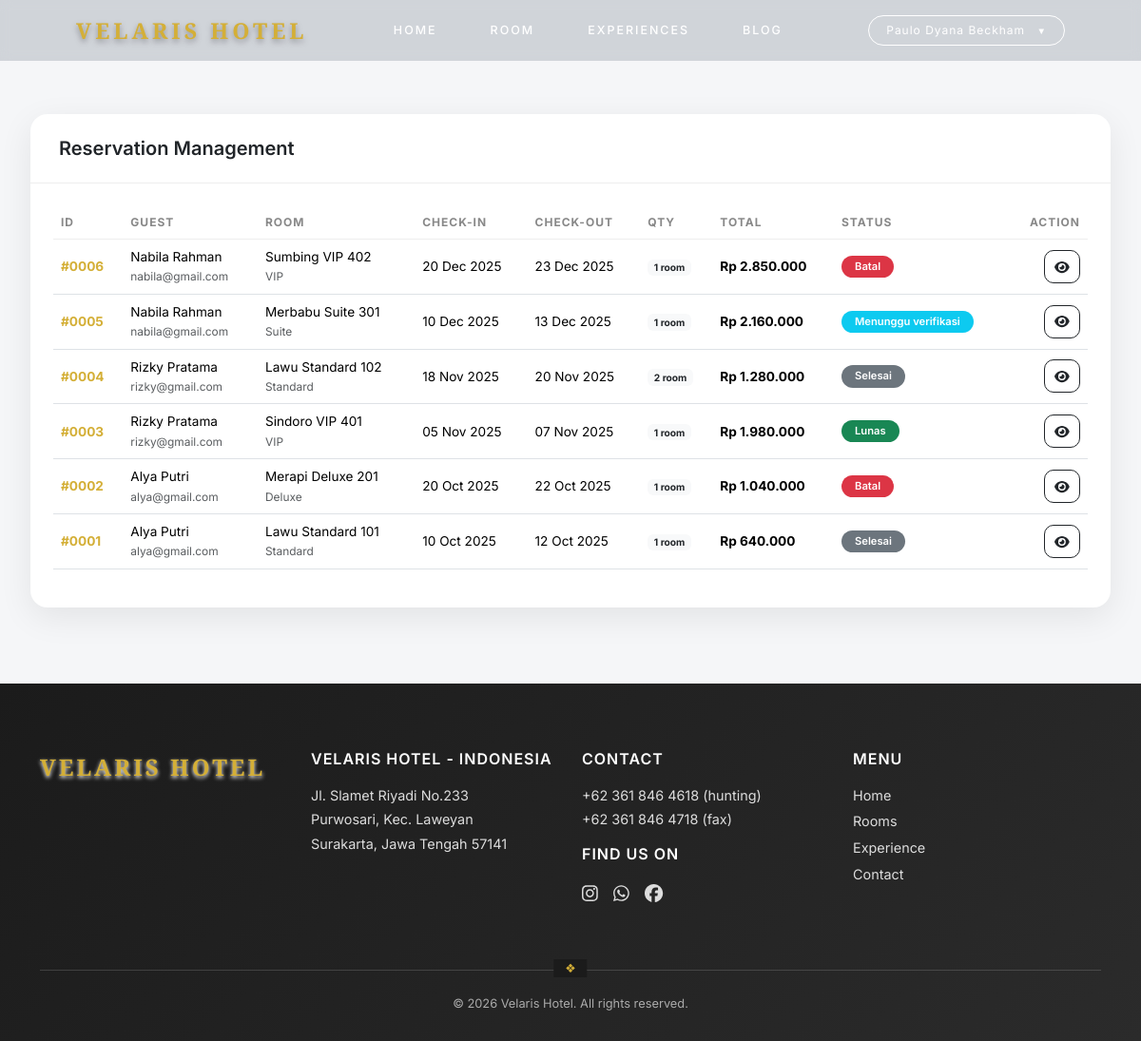
Page /admin/reservasi/index.php (signed in) on the earlier database version.
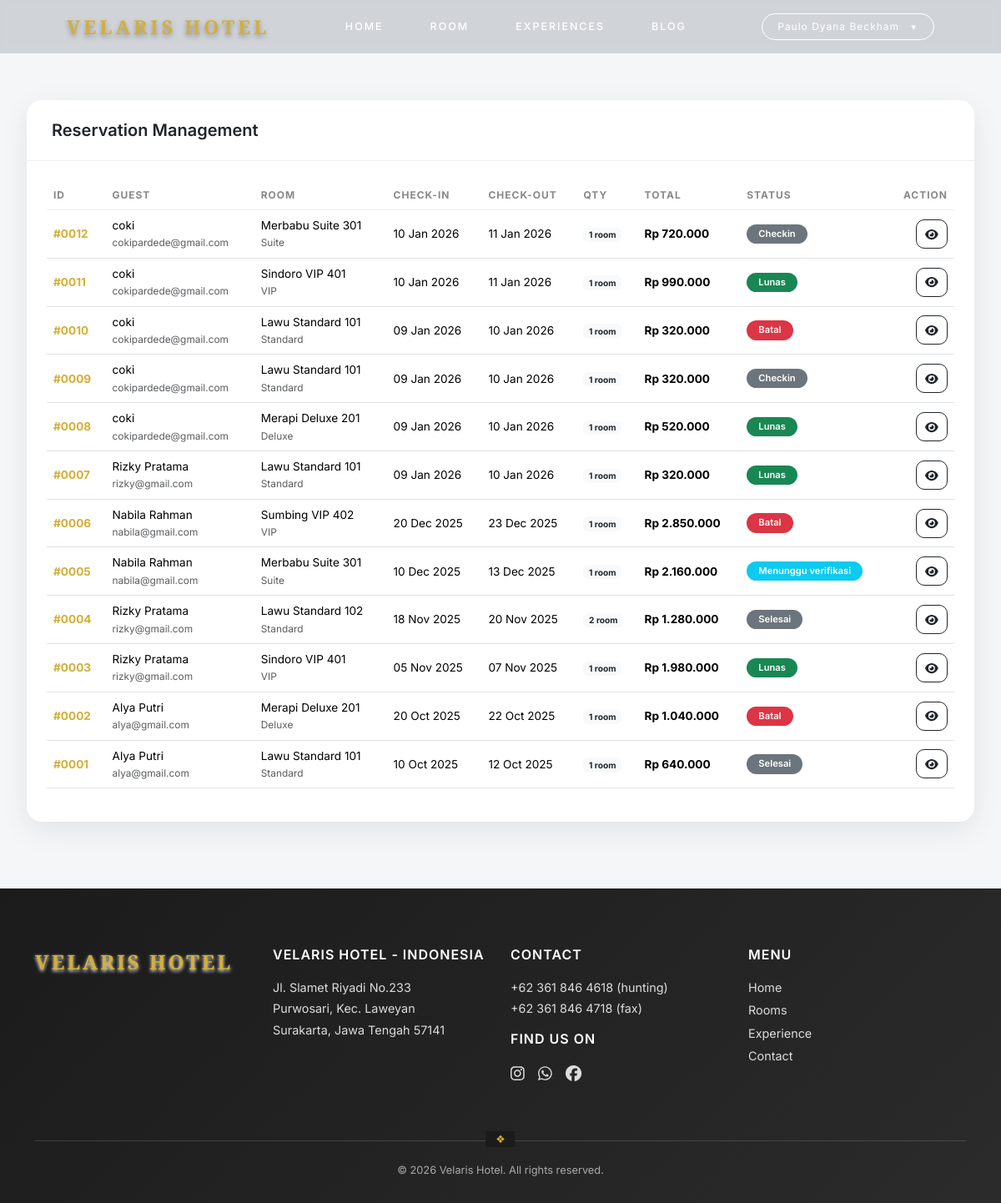
Same page on the later database version.
### tables this page shows
CREATE TABLE `reservasi` (
  `id_reservasi` int NOT NULL,
  `id_user` int NOT NULL,
  `id_kamar` int NOT NULL,
  `kode_booking` varchar(25) NOT NULL,
  `tgl_checkin` date NOT NULL,
  `tgl_checkout` date NOT NULL,
  `jumlah_kamar` int NOT NULL DEFAULT '1',
  `total_harga` decimal(10,2) NOT NULL,
  `bukti_bayar` varchar(255) DEFAULT NULL,
  `status` enum('menunggu_bayar','menunggu_verifikasi','lunas','pembatalan_diajukan','batal','selesai','checkin') DEFAULT 'menunggu_bayar',
  `created_at` timestamp NOT NULL DEFAULT CURRENT_TIMESTAMP
);

CREATE TABLE `users` (
  `id_user` int NOT NULL,
  `nama_lengkap` varchar(100) NOT NULL,
  `email` varchar(100) NOT NULL,
  `password` varchar(255) NOT NULL,
  `no_hp` varchar(20) NOT NULL,
  `role` enum('admin','staff','user') DEFAULT 'user',
  `created_at` timestamp NOT NULL DEFAULT CURRENT_TIMESTAMP
);

CREATE TABLE `kamar` (
  `id_kamar` int NOT NULL,
  `nama_kamar` varchar(100) NOT NULL,
  `tipe_kamar` varchar(50) NOT NULL,
  `harga` decimal(10,2) NOT NULL,
  `deskripsi` text,
  `foto_kamar` varchar(255) DEFAULT NULL,
  `stok` int NOT NULL DEFAULT '0'
);

### config/database.php (called while the page is built, shortened)
<?php
class Koneksi {
    private $host = "127.0.0.1";
    private $user = "root";
    private $pass = "";
    private $db   = "db_velarishotel";
    private $port = 3306;
    function getKoneksi() {
        $this->conn = mysqli_connect(
            $this->host,
            $this->user,
            $this->pass,
            $this->db,
            $this->port
        );
        mysqli_set_charset($this->conn, "utf8mb4");
        return $this->conn;
    }
}
$database = new Koneksi();
$conn = $database->getKoneksi();
function query($sql) {
    global $conn;
    $result = mysqli_query($conn, $sql);
    return $result;
}
function fetch_all($sql) {
    $result = query($sql);
    $data = [];
    if ($result && mysqli_num_rows($result) > 0) {
        while ($row = mysqli_fetch_assoc($result)) {
            $data[] = $row;
        }
    }
    return $data;
}
?>

### config/functions.php (called while the page is built, shortened)
<?php
require_once __DIR__ . '/database.php';
function format_rupiah($angka) {
    return 'Rp ' . number_format($angka, 0, ',', '.');
}
function format_tanggal($tanggal, $format = 'd F Y') {
    $timestamp = strtotime($tanggal);
    return date($format, $timestamp);
}
?>

### admin/reservasi/index.php (the view, shortened to what the changed rows need)
<?php
require_once '../../config/database.php';
require_once '../../config/functions.php';
$reservations = fetch_all("
    SELECT
        r.*,
        u.nama_lengkap,
        u.email,
        u.no_hp,
        k.nama_kamar,
        k.tipe_kamar
    FROM reservasi r
    JOIN users u ON r.id_user = u.id_user
    JOIN kamar k ON r.id_kamar = k.id_kamar
    ORDER BY r.created_at DESC
");
require_once '../includes/header.php';
?>
<div class="page-wrapper">
<div class="container-fluid">
    <div class="simple-card">
        <div class="simple-body">
            <div class="table-responsive">
                <table id="reservationsTable"
                       class="table table-hover align-middle simple-table">
                    <thead>
                        <tr>
                            <th>ID</th>
                            <th>Guest</th>
                            <th>Room</th>
                            <th>Check-in</th>
                            <th>Check-out</th>
                            <th>Qty</th>
                            <th>Total</th>
                            <th>Status</th>
                            <th class="text-end">Action</th>
                        </tr>
                    </thead>
                    <tbody>
                    <?php foreach ($reservations as $res): ?>
                        <tr>
                            <td class="reservation-id">
                                #<?= str_pad($res['id_reservasi'], 4, '0', STR_PAD_LEFT) ?>
                            </td>
                            <td>
                                <?= htmlspecialchars($res['nama_lengkap']) ?><br>
                                <small class="text-muted"><?= htmlspecialchars($res['email']) ?></small>
                            </td>
                            <td>
                                <?= htmlspecialchars($res['nama_kamar']) ?><br>
                                <small class="text-muted"><?= htmlspecialchars($res['tipe_kamar']) ?></small>
                            </td>
                            <td><?= format_tanggal($res['tgl_checkin'], 'd M Y') ?></td>
                            <td><?= format_tanggal($res['tgl_checkout'], 'd M Y') ?></td>
                            <td>
                                <span class="badge bg-light text-dark">
                                    <?= $res['jumlah_kamar'] ?> room
                                </span>
                            </td>
                            <td>
                                <strong><?= format_rupiah($res['total_harga']) ?></strong>
                            </td>
                            <td>
                                <?php
                                $status_map = [
                                    'menunggu_bayar'      => 'warning',
                                    'menunggu_verifikasi' => 'info',
                                    'lunas'               => 'success',
                                    'cancelled_request'   => 'warning',
                                    'batal'               => 'danger',
                                    'selesai'             => 'secondary'
                                ];
                                $badge = $status_map[$res['status']] ?? 'secondary';
                                ?>
                                <span class="badge badge-status bg-<?= $badge ?>">
                                    <?= ucfirst(str_replace('_',' ',$res['status'])) ?>
                                </span>
                            </td>
                            <td class="text-end">
                                <a href="detail.php?id=<?= $res['id_reservasi'] ?>"
                                   class="btn btn-outline-dark btn-sm btn-icon"
                                   title="View Detail">
                                    <i class="fas fa-eye"></i>
                                </a>
                            </td>
                        </tr>
                    <?php endforeach ?>
                    </tbody>
                </table>
            </div>
        </div>
    </div>
</div>
</div>
<?php require_once '../includes/footer.php'; ?>

Differences in the rows shown:
added reservasi: id_reservasi "0012", id_user.nama_lengkap "coki", id_user.email "cokipardede@gmail.com", id_kamar.nama_kamar "Merbabu Suite 301", id_kamar.tipe_kamar "Suite", tgl_checkin "10 Jan 2026", tgl_checkout "11 Jan 2026", jumlah_kamar "1", total_harga "Rp 720.000", status "Checkin"
added reservasi: id_reservasi "0011", id_user.nama_lengkap "coki", id_user.email "cokipardede@gmail.com", id_kamar.nama_kamar "Sindoro VIP 401", id_kamar.tipe_kamar "VIP", tgl_checkin "10 Jan 2026", tgl_checkout "11 Jan 2026", jumlah_kamar "1", total_harga "Rp 990.000", status "Lunas"
added reservasi: id_reservasi "0010", id_user.nama_lengkap "coki", id_user.email "cokipardede@gmail.com", id_kamar.nama_kamar "Lawu Standard 101", id_kamar.tipe_kamar "Standard", tgl_checkin "09 Jan 2026", tgl_checkout "10 Jan 2026", jumlah_kamar "1", total_harga "Rp 320.000", status "Batal"
added reservasi: id_reservasi "0009", id_user.nama_lengkap "coki", id_user.email "cokipardede@gmail.com", id_kamar.nama_kamar "Lawu Standard 101", id_kamar.tipe_kamar "Standard", tgl_checkin "09 Jan 2026", tgl_checkout "10 Jan 2026", jumlah_kamar "1", total_harga "Rp 320.000", status "Checkin"
added reservasi: id_reservasi "0008", id_user.nama_lengkap "coki", id_user.email "cokipardede@gmail.com", id_kamar.nama_kamar "Merapi Deluxe 201", id_kamar.tipe_kamar "Deluxe", tgl_checkin "09 Jan 2026", tgl_checkout "10 Jan 2026", jumlah_kamar "1", total_harga "Rp 520.000", status "Lunas"
added reservasi: id_reservasi "0007", id_user.nama_lengkap "Rizky Pratama", id_user.email "rizky@gmail.com", id_kamar.nama_kamar "Lawu Standard 101", id_kamar.tipe_kamar "Standard", tgl_checkin "09 Jan 2026", tgl_checkout "10 Jan 2026", jumlah_kamar "1", total_harga "Rp 320.000", status "Lunas"
